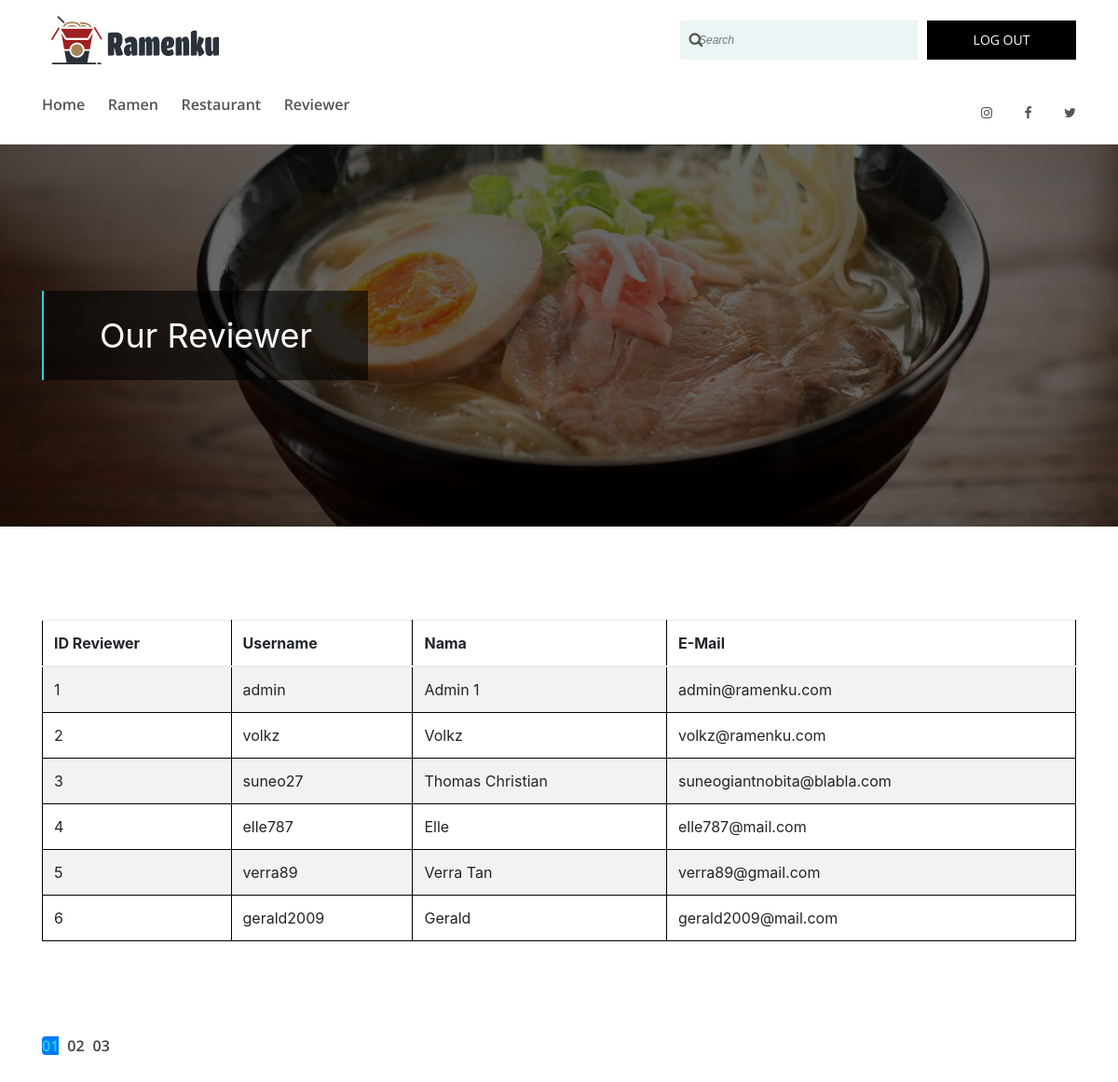
The page /view/Admin/reviewer.php on the database its author committed.
### tables this page shows
CREATE TABLE `pengguna` (
  `idUser` int(20) NOT NULL,
  `username` varchar(20) NOT NULL,
  `password` varchar(20) NOT NULL,
  `nama` varchar(100) NOT NULL,
  `email` varchar(100) NOT NULL,
  `kategori` int(1) NOT NULL
);

### view/Admin/reviewer.php (the view, shortened to what this page needs)
<?php
    include ("../../controller/db_connect.php")
?>
<!DOCTYPE html>
<html lang="en">
<head>
    <link rel="stylesheet" href="../lib/admin/style.css">
    <link href="../lib/vendor/bootstrap/css/bootstrap.min.css" rel="stylesheet">
    <link rel="stylesheet" href="https://cdnjs.cloudflare.com/ajax/libs/font-awesome/4.7.0/css/font-awesome.min.css">
</head>
<body>
    <header class="header-area wow fadeInDown" data-wow-delay="500ms">
        <div class="top-header-area">
            <div class="container h-100">
                <div class="row h-100 align-items-center">
                    <div class="col-12 d-flex align-items-center justify-content-between">
                        <div class="logo">
                            <a href="admin.php"><img src="../lib/admin/img/core-img/Ramenku.jpg" alt=""></a>
                        </div>
                        <div class="search-login-area d-flex align-items-center">
                            <div class="top-search-area">
                                <form action="#" method="post">
                                    <input type="search" name="top-search" id="topSearch" placeholder="Search">
                                    <button type="submit" class="btn"><i class="fa fa-search"></i></button>
                                </form>
                            </div>
                            <div class="login-area">
                                <a href="../index.php"><span>LOG OUT</span> <i class="fa fa-lock" aria-hidden="true"></i></a>
                            </div>
                        </div>
                    </div>
                </div>
            </div>
        </div>
        <div class="egames-main-menu" id="sticker">
            <div class="classy-nav-container breakpoint-off">
                <div class="container">
                    <nav class="classy-navbar justify-content-between" id="egamesNav">
                        <div class="classy-menu">
                            <div class="classynav">
                                <ul>
                                    <li><a href="admin.php">Home</a></li>
                                    <li><a href="ramen-review.php">Ramen</a></li>
                                    <li><a href="restaurant-review.php">Restaurant</a></li>
                                    <li><a href="reviewer.php">Reviewer</a></li>
                                </ul>
                            </div>
                        </div>
                        <div class="top-social-info">
                            <a href="#" data-toggle="tooltip" data-placement="top" title="Pinterest"><i class="fa fa-instagram" aria-hidden="true"></i></a>
                            <a href="#" data-toggle="tooltip" data-placement="top" title="Facebook"><i class="fa fa-facebook" aria-hidden="true"></i></a>
                            <a href="#" data-toggle="tooltip" data-placement="top" title="Twitter"><i class="fa fa-twitter" aria-hidden="true"></i></a>
                        </div>
                    </nav>
                </div>
            </div>
        </div>
    </header>
    <div class="breadcrumb-area bg-img bg-overlay" style="background-image: url(../lib/admin/img/bg-img/carousel1.jpg);">
        <div class="container h-100">
            <div class="row h-100 align-items-center">
                <div class="col-12">
                    <div class="breadcrumb-text">
                        <h2>Our Reviewer</h2>
                    </div>
                </div>
            </div>
        </div>
    </div>
    <section class="game-review-area section-padding-100">
        <div class="container">
            <div class="row">
                <div class="col-12">
                    <div>
                        <table class="table table-hover table-striped" id="table_reviewer">
                            <thead>
                                <tr>
                                    <th>ID Reviewer</th>
                                    <th>Username</th>
                                    <th>Nama</th>
                                    <th>E-Mail</th>
                                </tr>
                            </thead>
                            <tbody>
                                <?php
                                    $sql = "SELECT * FROM pengguna WHERE nama != 'admin'";
                                    $resultReviewerList = mysqli_query($connection, $sql);
                                    while ($row = mysqli_fetch_array($resultReviewerList)) {
                                        echo "<tr>";
                                        echo "<td>" . $row['idUser'] . "</td>";
                                        echo "<td>" . $row['username'] . "</td>";
                                        echo "<td>" . $row['nama'] . "</td>";
                                        echo "<td>" . $row['email'] . "</td>";
                                        echo "</tr>";
                                    }
                                ?>
                            </tbody>
                        </table>
                    </div>
                    <nav aria-label="Page navigation example">
                        <ul class="pagination mt-100">
                            <li class="page-item active"><a class="page-link" href="#">01</a></li>
                            <li class="page-item"><a class="page-link" href="#">02</a></li>
                            <li class="page-item"><a class="page-link" href="#">03</a></li>
                        </ul>
                    </nav>
                </div>
            </div>
        </div>
    </section>
</body>
</html>

### rows shown on the page
pengguna: idUser "1", username "admin", nama "Admin 1", email "admin@ramenku.com"
pengguna: idUser "2", username "volkz", nama "Volkz", email "volkz@ramenku.com"
pengguna: idUser "3", username "suneo27", nama "Thomas Christian", email "suneogiantnobita@blabla.com"
pengguna: idUser "4", username "elle787", nama "Elle", email "elle787@mail.com"
pengguna: idUser "5", username "verra89", nama "Verra Tan", email "verra89@gmail.com"
pengguna: idUser "6", username "gerald2009", nama "Gerald", email "gerald2009@mail.com"
